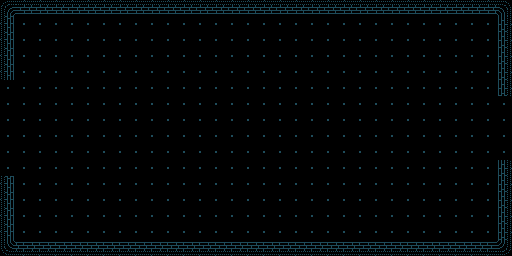

The image is a tile-based game level rendered from a .tmx file. Its description and complete source (layers, tilesets, objects, tile grids) follow:
An orthogonal 32x16 tile map with 16x16 px tiles, 2 tile layers (Floor, Walls).

<map version="1.4" tiledversion="1.4.3" orientation="orthogonal" renderorder="right-down" width="32" height="16" tilewidth="16" tileheight="16" infinite="0" nextlayerid="3" nextobjectid="1">
 <tileset firstgid="1" source="../../Floor.tsx" />
 <layer id="1" name="Floor" width="32" height="16">
  <data encoding="csv">
1,1,1,1,1,1,1,1,1,1,1,1,1,1,1,1,1,1,1,1,1,1,1,1,1,1,1,1,1,1,1,1,
1,1,1,1,1,1,1,1,1,1,1,1,1,1,1,1,1,1,1,1,1,1,1,1,1,1,1,1,1,1,1,1,
1,1,1,1,1,1,1,1,1,1,1,1,1,1,1,1,1,1,1,1,1,1,1,1,1,1,1,1,1,1,1,1,
1,1,1,1,1,1,1,1,1,1,1,1,1,1,1,1,1,1,1,1,1,1,1,1,1,1,1,1,1,1,1,1,
1,1,1,1,1,1,1,1,1,1,1,1,1,1,1,1,1,1,1,1,1,1,1,1,1,1,1,1,1,1,1,1,
1,1,1,1,1,1,1,1,1,1,1,1,1,1,1,1,1,1,1,1,1,1,1,1,1,1,1,1,1,1,1,1,
1,1,1,1,1,1,1,1,1,1,1,1,1,1,1,1,1,1,1,1,1,1,1,1,1,1,1,1,1,1,1,1,
1,1,1,1,1,1,1,1,1,1,1,1,1,1,1,1,1,1,1,1,1,1,1,1,1,1,1,1,1,1,1,1,
1,1,1,1,1,1,1,1,1,1,1,1,1,1,1,1,1,1,1,1,1,1,1,1,1,1,1,1,1,1,1,1,
1,1,1,1,1,1,1,1,1,1,1,1,1,1,1,1,1,1,1,1,1,1,1,1,1,1,1,1,1,1,1,1,
1,1,1,1,1,1,1,1,1,1,1,1,1,1,1,1,1,1,1,1,1,1,1,1,1,1,1,1,1,1,1,1,
1,1,1,1,1,1,1,1,1,1,1,1,1,1,1,1,1,1,1,1,1,1,1,1,1,1,1,1,1,1,1,1,
1,1,1,1,1,1,1,1,1,1,1,1,1,1,1,1,1,1,1,1,1,1,1,1,1,1,1,1,1,1,1,1,
1,1,1,1,1,1,1,1,1,1,1,1,1,1,1,1,1,1,1,1,1,1,1,1,1,1,1,1,1,1,1,1,
1,1,1,1,1,1,1,1,1,1,1,1,1,1,1,1,1,1,1,1,1,1,1,1,1,1,1,1,1,1,1,1,
1,1,1,1,1,1,1,1,1,1,1,1,1,1,1,1,1,1,1,1,1,1,1,1,1,1,1,1,1,1,1,1
</data>
 </layer>
 <layer id="2" name="Walls" width="32" height="16">
  <data encoding="csv">
50,21,21,21,21,21,21,21,21,21,21,21,21,21,21,21,21,21,21,21,21,21,21,21,21,21,21,21,21,21,21,49,
35,0,0,0,0,0,0,0,0,0,0,0,0,0,0,0,0,0,0,0,0,0,0,0,0,0,0,0,0,0,0,34,
35,0,0,0,0,0,0,0,0,0,0,0,0,0,0,0,0,0,0,0,0,0,0,0,0,0,0,0,0,0,0,34,
35,0,0,0,0,0,0,0,0,0,0,0,0,0,0,0,0,0,0,0,0,0,0,0,0,0,0,0,0,0,0,34,
35,0,0,0,0,0,0,0,0,0,0,0,0,0,0,0,0,0,0,0,0,0,0,0,0,0,0,0,0,0,0,34,
0,0,0,0,0,0,0,0,0,0,0,0,0,0,0,0,0,0,0,0,0,0,0,0,0,0,0,0,0,0,0,34,
0,0,0,0,0,0,0,0,0,0,0,0,0,0,0,0,0,0,0,0,0,0,0,0,0,0,0,0,0,0,0,0,
0,0,0,0,0,0,0,0,0,0,0,0,0,0,0,0,0,0,0,0,0,0,0,0,0,0,0,0,0,0,0,0,
0,0,0,0,0,0,0,0,0,0,0,0,0,0,0,0,0,0,0,0,0,0,0,0,0,0,0,0,0,0,0,0,
0,0,0,0,0,0,0,0,0,0,0,0,0,0,0,0,0,0,0,0,0,0,0,0,0,0,0,0,0,0,0,0,
0,0,0,0,0,0,0,0,0,0,0,0,0,0,0,0,0,0,0,0,0,0,0,0,0,0,0,0,0,0,0,34,
35,0,0,0,0,0,0,0,0,0,0,0,0,0,0,0,0,0,0,0,0,0,0,0,0,0,0,0,0,0,0,34,
35,0,0,0,0,0,0,0,0,0,0,0,0,0,0,0,0,0,0,0,0,0,0,0,0,0,0,0,0,0,0,34,
35,0,0,0,0,0,0,0,0,0,0,0,0,0,0,0,0,0,0,0,0,0,0,0,0,0,0,0,0,0,0,34,
35,0,0,0,0,0,0,0,0,0,0,0,0,0,0,0,0,0,0,0,0,0,0,0,0,0,0,0,0,0,0,34,
37,33,33,33,33,33,33,33,33,33,33,33,33,33,33,33,33,33,33,33,33,33,33,33,33,33,33,33,33,33,33,36
</data>
 </layer>
</map>
